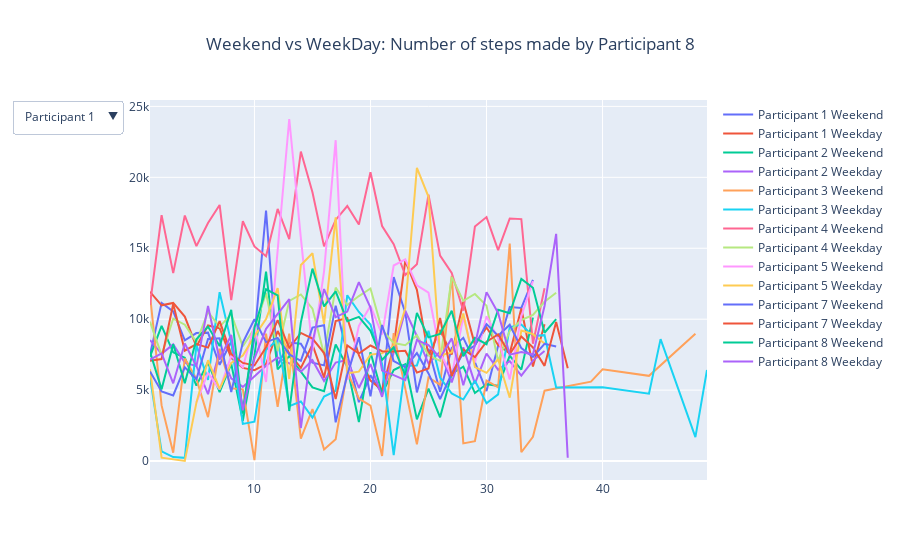

This figure's notebook cell:
### Code cell
import plotly.express as px 

# Initialize figure
fig = go.Figure()

# Add Traces

wkdf = df.loc[df["Is Weekend"]==True]
wddf = df.loc[df["Is Weekend"]!=True]
fig.add_trace(
    go.Scatter(x=wkdf["Week"], y=wkdf["Steps"],name='Participant 1 Weekend'))
fig.add_trace(
    go.Scatter(x=wddf["Week"], y=wddf["Steps"],name='Participant 1 Weekday'))

wkdf2 = df2.loc[df2["Is Weekend"]==True]
wddf2 = df2.loc[df2["Is Weekend"]!=True]
fig.add_trace(
    go.Scatter(x=wkdf2["Week"], y=wkdf2["Steps"],name='Participant 2 Weekend'))
fig.add_trace(
    go.Scatter(x=wddf2["Week"], y=wddf2["Steps"],name='Participant 2 Weekday'))

wkdf3 = df3.loc[df3["Is Weekend"]==True]
wddf3 = df3.loc[df3["Is Weekend"]!=True]
fig.add_trace(
    go.Scatter(x=wkdf3["Week"], y=wkdf3["Steps"],name='Participant 3 Weekend'))
fig.add_trace(
    go.Scatter(x=wddf3["Week"], y=wddf3["Steps"],name='Participant 3 Weekday'))

wkdf4 = df4.loc[df4["Is Weekend"]==True]
wddf4 = df4.loc[df4["Is Weekend"]!=True]
fig.add_trace(
    go.Scatter(x=wkdf4["Week"], y=wkdf4["Steps"],name='Participant 4 Weekend'))
fig.add_trace(
    go.Scatter(x=wddf4["Week"], y=wddf4["Steps"],name='Participant 4 Weekday'))

wkdf5 = df5.loc[df5["Is Weekend"]==True]
wddf5 = df5.loc[df5["Is Weekend"]!=True]
fig.add_trace(
    go.Scatter(x=wkdf5["Week"], y=wkdf5["Steps"],name='Participant 5 Weekend'))
fig.add_trace(
    go.Scatter(x=wddf5["Week"], y=wddf5["Steps"],name='Participant 5 Weekday'))

wkdf7 = df7.loc[df7["Is Weekend"]==True]
wddf7 = df7.loc[df7["Is Weekend"]!=True]
fig.add_trace(
    go.Scatter(x=wkdf7["Week"], y=wkdf7["Steps"],name='Participant 7 Weekend'))
fig.add_trace(
    go.Scatter(x=wddf7["Week"], y=wddf7["Steps"],name='Participant 7 Weekday'))

wkdf8 = df8.loc[df8["Is Weekend"]==True]
wddf8 = df8.loc[df8["Is Weekend"]!=True]
fig.add_trace(
    go.Scatter(x=wkdf8["Week"], y=wkdf8["Steps"],name='Participant 8 Weekend'))
fig.add_trace(
    go.Scatter(x=wddf8["Week"], y=wddf8["Steps"],name='Participant 8 Weekday'))
# fig.show()
fig.update_layout(
    updatemenus=[
        dict(
            active=0,
            buttons=list([
                dict(label="Participant 1",
                     method="update",
                     args=[{"visible": [True, True, False, False, False, False, False,False, False, False, False, False, False,False]},
                           {"title": "Weekend vs WeekDay: Number of steps made by Participant 1",
                           'xaxis': {'title': 'Week'},
                          'yaxis': {'title': 'Average Step Count'}}]),
                dict(label="Participant 2",
                     method="update",
                     args=[{"visible": [False, False, True, True,False, False, False,False, False, False, False, False, False,False]},
                           {"title": "Weekend vs WeekDay: Number of steps made by Participant 2",
                           'xaxis': {'title': 'Week'},
                          'yaxis': {'title': 'Average Step Count'}}]),
                dict(label="Participant 3",
                     method="update",
                     args=[{"visible": [False, False, False, False,True, True, False,False, False, False, False, False, False,False]},
                           {"title": "Weekend vs WeekDay: Number of steps made by Participant 3",
                           'xaxis': {'title': 'Week'},
                          'yaxis': {'title': 'Average Step Count'}}]),
                dict(label="Participant 4",
                     method="update",
                     args=[{"visible": [False, False, False, False, False, False, True,True, False, False, False, False, False,False]},
                           {"title": "Weekend vs WeekDay: Number of steps made by Participant 4",
                           'xaxis': {'title': 'Week'},
                          'yaxis': {'title': 'Average Step Count'}}]),
                dict(label="Participant 5",
                     method="update",
                     args=[{"visible": [False, False, False, False, False,False,False,False, True, True, False, False, False,False]},
                           {"title": "Weekend vs WeekDay: Number of steps made by Participant 5",
                           'xaxis': {'title': 'Week'},
                          'yaxis': {'title': 'Average Step Count'}}]),
                dict(label="Participant 7",
                     method="update",
                     args=[{"visible": [False, False, False, False, False, False, False,False, False, False, True, True, False,False]},
                           {"title": "Weekend vs WeekDay: Number of steps made by Participant 7",
                           'xaxis': {'title': 'Week'},
                          'yaxis': {'title': 'Average Step Count'}}]),
                dict(label="Participant 8",
                     method="update",
                     args=[{"visible": [False, False, False, False, False, False,False,False, False, False, False, False, True,True]},
                           {"title": "Weekend vs WeekDay: Number of steps made by Participant 8",
                           'xaxis': {'title': 'Week'},
                          'yaxis': {'title': 'Average Step Count'}}])
                
            ]),
        )
    ])
fig.update_layout(title_text='Weekend vs WeekDay: Number of steps made by Participant 1', title_x=0.5)
fig.update_layout(title_text='Weekend vs WeekDay: Number of steps made by Participant 2', title_x=0.5)
fig.update_layout(title_text='Weekend vs WeekDay: Number of steps made by Participant 3', title_x=0.5)
fig.update_layout(title_text='Weekend vs WeekDay: Number of steps made by Participant 4', title_x=0.5)
fig.update_layout(title_text='Weekend vs WeekDay: Number of steps made by Participant 5', title_x=0.5)
fig.update_layout(title_text='Weekend vs WeekDay: Number of steps made by Participant 7', title_x=0.5)
fig.update_layout(title_text='Weekend vs WeekDay: Number of steps made by Participant 8', title_x=0.5)

### Figure 1 — Plotly figure (JSON) as saved in the notebook; plotly's stock layout.template omitted (floating-point values rounded to 4 significant figures)
{"data": [{"name": "Participant 1 Weekend", "type": "scatter", "x": [1, 2, 3, 4, 5, 6, 7, 8, 9, 10, 11, 12, 13, 14, 15, 16, 17, 18, 19, 20, 21, 22, 23, 24, 25, 26, 27, 28, 29, 30, 31, 32, 33, 34], "y": [7493.0, 11150.0, 10550.0, 8507.0, 9020.0, 9052.0, 6786.0, 8427.0, 3621.0, 8690.0, 17660.0, 6740.0, 8351.0, 8265.0, 6931.0, 6745.0, 10950.0, 7558.0, 4148.0, 6048.0, 4748.0, 12969, 10460.0, 4839.0, 7924.0, 4880.0, 7972.0, 8684, 6974.0, 4937.0, 8125.0, 10860.0, 10792, 12780.0]}, {"name": "Participant 1 Weekday", "type": "scatter", "x": [1, 2, 3, 4, 5, 6, 7, 8, 9, 10, 11, 12, 13, 14, 15, 16, 17, 18, 19, 20, 21, 22, 23, 24, 25, 26, 27, 28, 29, 30, 31, 32, 33, 34, 35], "y": [11930.0, 10980.0, 11150.0, 10180.0, 8070.0, 9561.0, 9366.0, 7270.0, 6564.0, 6404.0, 6837.0, 9171.0, 7588.0, 6560.0, 8202.0, 5886.0, 9875.0, 10080.0, 7469.0, 5669.0, 5010.0, 8058.0, 14120.0, 12070.0, 7413.0, 9235.0, 7501.0, 11220.0, 8190, 9413.0, 8176.0, 7600.0, 10760.0, 6662.0, 9643.0]}, {"name": "Participant 2 Weekend", "type": "scatter", "x": [1, 2, 3, 4, 5, 6, 7, 8, 9, 10, 11, 12, 13, 14, 15, 16, 17, 18, 19, 20, 21, 22, 23, 24, 25, 26, 27, 28, 29, 30, 31, 32, 33, 34], "y": [7362.0, 9523, 7660.0, 7274.0, 5317, 6964.0, 4861, 6858, 2832.0, 7446, 13360.0, 6468.0, 7407, 6321, 5192.0, 4922.0, 8224, 6624, 2750.0, 7670, 4761, 6413, 6823, 2938.0, 5109, 3085, 6152.0, 6658, 4794.0, 5410, 5304.0, 7422.0, 6447, 10110.0]}, {"name": "Participant 2 Weekday", "type": "scatter", "x": [1, 2, 3, 4, 5, 6, 7, 8, 9, 10, 11, 12, 13, 14, 15, 16, 17, 18, 19, 20, 21, 22, 23, 24, 25, 26, 27, 28, 29, 30, 31, 32, 33, 34, 35], "y": [8528.0, 7561.0, 8226.0, 6932.0, 6701, 4717.0, 7722.0, 5829.0, 5226.0, 5968.0, 6717, 7304.0, 6890.0, 6296.0, 7112.0, 5647, 6942, 7121.0, 5153.0, 6837, 4527.0, 7646.0, 10600.0, 8798, 6873.0, 7716.0, 5547, 8012.0, 5460.0, 7580.0, 6427.0, 7049, 6028, 7083.0, 7752.0]}, {"name": "Participant 3 Weekend", "type": "scatter", "x": [1, 2, 3, 4, 5, 6, 7, 8, 9, 10, 11, 12, 13, 14, 15, 16, 17, 18, 19, 20, 21, 22, 24, 25, 26, 27, 28, 29, 30, 31, 32, 33, 34, 35, 39, 40, 44, 48], "y": [11714, 3920.0, 586.5, 7220.0, 5795.0, 3095, 7919.0, 5131.0, 5053.0, 68, 8979.0, 3829.0, 8977.0, 1584, 3666.0, 812.5, 1538.0, 6296.0, 4410.0, 3912, 358.5, 9018.0, 1186.0, 5894.0, 5379.0, 13050.0, 1243.0, 1401.0, 5680.0, 5190.0, 15340.0, 621.5, 1706.0, 4957.0, 5600.0, 6470.0, 6006.0, 8970.0]}, {"name": "Participant 3 Weekday", "type": "scatter", "x": [1, 2, 3, 4, 5, 6, 7, 8, 9, 10, 11, 12, 13, 14, 15, 16, 17, 18, 19, 20, 21, 22, 23, 24, 25, 26, 27, 28, 29, 30, 31, 32, 33, 34, 35, 36, 40, 44, 45, 48, 49], "y": [5898.0, 685.5, 280, 227, 8175.0, 5719, 11900.0, 8377.0, 2621.0, 2773, 7853.0, 8556.0, 3874.0, 4198.0, 3057.0, 4543.0, 4941, 11690.0, 10510.0, 9624.0, 6840.0, 427.0, 6721.0, 6741.0, 9180.0, 5882.0, 4764.0, 4337.0, 5664.0, 4075.0, 4698.0, 9430.0, 9617.0, 8817.0, 8874.0, 5189.0, 5201.0, 4749.0, 8593.0, 1686.0, 6425.0]}, {"name": "Participant 4 Weekend", "type": "scatter", "x": [1, 2, 3, 4, 5, 6, 7, 8, 9, 10, 11, 12, 13, 14, 15, 16, 17, 18, 19, 20, 21, 22, 23, 24, 25, 26, 27, 28, 29, 30, 31, 32, 33, 34, 35], "y": [11010.0, 17340.0, 13250.0, 17310.0, 15150.0, 16790.0, 18050.0, 11340.0, 16910.0, 15130.0, 14438, 17770.0, 15650.0, 21810.0, 18940.0, 15140.0, 16990.0, 17980.0, 16669, 20360.0, 16560.0, 15280.0, 13110.0, 13870.0, 18775, 14480.0, 13260.0, 10600.0, 16530.0, 17200.0, 14870.0, 17100.0, 17056, 8271.0, 12180.0]}, {"name": "Participant 4 Weekday", "type": "scatter", "x": [1, 2, 3, 4, 5, 6, 7, 8, 9, 10, 11, 12, 13, 14, 15, 16, 17, 18, 19, 20, 21, 22, 23, 24, 25, 26, 27, 28, 29, 30, 31, 32, 33, 34, 35, 36], "y": [9825.0, 7465.0, 10040.0, 9615.0, 8385.0, 10520.0, 9462.0, 10360.0, 8089.0, 9342.0, 11840.0, 7751.0, 11290.0, 11740.0, 10750.0, 7506.0, 12230.0, 11000.0, 11630.0, 12170.0, 9246.0, 8322.0, 8160.0, 8872.0, 7453, 7065.0, 12970.0, 11290.0, 11780.0, 10950.0, 7039.0, 9168.0, 9940.0, 10310.0, 11230.0, 11860.0]}, {"name": "Participant 5 Weekend", "type": "scatter", "x": [5, 6, 7, 8, 9, 10, 11, 12, 13, 14, 15, 16, 17, 18, 19, 20, 21, 22, 23, 24, 25, 26, 27, 28, 29, 30, 31, 32, 33, 34], "y": [4136.0, 6213, 5052.0, 7412.0, 6612.0, 9593, 5578.0, 14677, 24110.0, 15730.0, 7798.0, 13377, 22620.0, 5719, 9528.0, 10940.0, 8916.0, 13783, 14220.0, 12390.0, 11867, 7648, 6010.0, 10150.0, 6954, 10210.0, 8636.0, 5754.0, 10210.0, 12690.0]}, {"name": "Participant 5 Weekday", "type": "scatter", "x": [1, 2, 4, 5, 6, 7, 8, 9, 10, 11, 12, 13, 14, 15, 16, 17, 18, 19, 20, 21, 22, 23, 24, 25, 26, 27, 28, 29, 30, 31, 32, 33, 34, 35], "y": [6479, 239, 4, 4120, 7106.0, 5092.0, 6921.0, 7437.0, 8806.0, 10000.0, 12190.0, 5784.0, 13820.0, 14650.0, 9672.0, 17180.0, 6185.0, 6303, 7504.0, 7595.0, 8096.0, 10777, 20670.0, 18630.0, 7445.0, 7660.0, 10399, 6620.0, 6219.0, 7179, 4467.0, 9206, 8946.0, 8284.0]}, {"name": "Participant 7 Weekend", "type": "scatter", "x": [1, 2, 3, 4, 5, 6, 7, 8, 9, 10, 11, 12, 13, 14, 15, 16, 17, 18, 19, 20, 21, 22, 23, 24, 25, 26, 27, 28, 29, 30, 31, 32, 33, 34, 35, 36], "y": [6318.0, 4909.0, 4622.0, 6615.0, 5771.0, 8608.0, 8648, 4872.0, 8352.0, 9996.0, 8385, 8684.0, 7516.0, 7062.0, 9410.0, 9577.0, 2727.0, 6084, 8732.0, 4569.0, 9594.0, 7044.0, 6613.0, 7614, 6174.0, 4372, 6175, 7638.0, 8143, 9650.0, 8829.0, 9607.0, 7961.0, 7342.0, 8264.0, 8082.0]}, {"name": "Participant 7 Weekday", "type": "scatter", "x": [1, 2, 3, 4, 5, 6, 7, 8, 9, 10, 11, 12, 13, 14, 15, 16, 17, 18, 19, 20, 21, 22, 23, 24, 25, 26, 27, 28, 29, 30, 31, 32, 33, 34, 35, 36, 37], "y": [7074.0, 7191.0, 11070.0, 7779.0, 8246.0, 7994.0, 9858.0, 7538.0, 6917, 6740.0, 8021.0, 9933.0, 7978.0, 9033.0, 8629.0, 7616.0, 4372.0, 8158, 7580, 8145.0, 7746.0, 7721, 7772.0, 6237.0, 6526.0, 10090.0, 5984.0, 7867.0, 7323.0, 8408.0, 8933.0, 7538.0, 8779.0, 8005.0, 6710.0, 9809.0, 6542.0]}, {"name": "Participant 8 Weekend", "type": "scatter", "x": [1, 2, 3, 4, 5, 6, 7, 8, 9, 10, 11, 12, 13, 14, 15, 16, 17, 18, 19, 20, 21, 22, 23, 24, 25, 26, 27, 28, 29, 30, 31, 32, 33, 34, 35, 36], "y": [7703, 5056, 8234.0, 5479.0, 8582, 9477.0, 8105, 10660.0, 3342.0, 9392.0, 12106, 11675, 3528.0, 9780.0, 13567, 10900.0, 11960.0, 9858.0, 10160.0, 9184.0, 7134, 8025.0, 6036.0, 10444, 8718.0, 8962.0, 10600.0, 7384.0, 8683.0, 8236.0, 10660.0, 10420.0, 12830.0, 12210.0, 9045, 10000.0]}, {"name": "Participant 8 Weekday", "type": "scatter", "x": [1, 2, 3, 4, 5, 6, 7, 8, 9, 10, 11, 12, 13, 14, 15, 16, 17, 18, 19, 20, 21, 22, 23, 24, 25, 26, 27, 28, 29, 30, 31, 32, 33, 34, 35, 36, 37], "y": [7143.0, 7584.0, 5480.0, 8288.0, 6674.0, 10930.0, 7145.0, 8899.0, 3578, 7220.0, 9319, 10350.0, 11420.0, 2328.0, 8350.0, 12120.0, 10150.0, 10540.0, 12610.0, 10820.0, 6379.0, 6061.0, 5709.0, 8519.0, 8179.0, 7272.0, 8647.0, 5345.0, 8171.0, 11910.0, 10440.0, 7503.0, 7688.0, 7507, 10930.0, 16020.0, 228]}], "layout": {"title": {"text": "Weekend vs WeekDay: Number of steps made by Participant 8", "x": 0.5}, "updatemenus": [{"active": 0, "buttons": [{"args": [{"visible": [true, true, false, false, false, false, false, false, false, false, false, false, false, false]}, {"title": "Weekend vs WeekDay: Number of steps made by Participant 1", "xaxis": {"title": "Week"}, "yaxis": {"title": "Average Step Count"}}], "label": "Participant 1", "method": "update"}, {"args": [{"visible": [false, false, true, true, false, false, false, false, false, false, false, false, false, false]}, {"title": "Weekend vs WeekDay: Number of steps made by Participant 2", "xaxis": {"title": "Week"}, "yaxis": {"title": "Average Step Count"}}], "label": "Participant 2", "method": "update"}, {"args": [{"visible": [false, false, false, false, true, true, false, false, false, false, false, false, false, false]}, {"title": "Weekend vs WeekDay: Number of steps made by Participant 3", "xaxis": {"title": "Week"}, "yaxis": {"title": "Average Step Count"}}], "label": "Participant 3", "method": "update"}, {"args": [{"visible": [false, false, false, false, false, false, true, true, false, false, false, false, false, false]}, {"title": "Weekend vs WeekDay: Number of steps made by Participant 4", "xaxis": {"title": "Week"}, "yaxis": {"title": "Average Step Count"}}], "label": "Participant 4", "method": "update"}, {"args": [{"visible": [false, false, false, false, false, false, false, false, true, true, false, false, false, false]}, {"title": "Weekend vs WeekDay: Number of steps made by Participant 5", "xaxis": {"title": "Week"}, "yaxis": {"title": "Average Step Count"}}], "label": "Participant 5", "method": "update"}, {"args": [{"visible": [false, false, false, false, false, false, false, false, false, false, true, true, false, false]}, {"title": "Weekend vs WeekDay: Number of steps made by Participant 7", "xaxis": {"title": "Week"}, "yaxis": {"title": "Average Step Count"}}], "label": "Participant 7", "method": "update"}, {"args": [{"visible": [false, false, false, false, false, false, false, false, false, false, false, false, true, true]}, {"title": "Weekend vs WeekDay: Number of steps made by Participant 8", "xaxis": {"title": "Week"}, "yaxis": {"title": "Average Step Count"}}], "label": "Participant 8", "method": "update"}]}]}}
